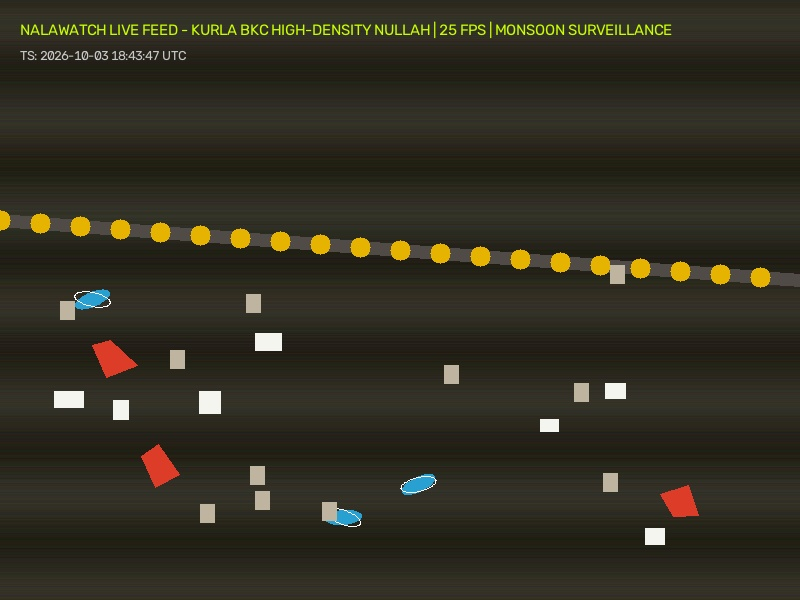
#> input picture backend/sample_feeds/kurla_bkc_culvert_cam.jpg, 800 x 600 px
$ python -i detector.py   (imports and definitions only)
#> lines starting #> are read from the running program, lines starting #| are printed output that depends on the picture; after the words box and inside, x2 and y2 are one past the last pixel; in counts of white or black regions, pixels touching at a corner belong together
import os
import json
import random
import math
import cv2
import numpy as np
from typing import Dict, Any, List, Optional
from app.config import settings

# Class definitions for plastic pollution monitoring
CLASSES = [
    "PLASTIC_BOTTLE",
    "PLASTIC_BAG",
    "OTHER_PLASTIC_WASTE",
    "STYROFOAM_FRAGMENT"
]

CLASS_COLORS = {
    "PLASTIC_BOTTLE": "#0284c7",       # Ocean Cyan
    "PLASTIC_BAG": "#f97316",          # Coral Orange
    "OTHER_PLASTIC_WASTE": "#0d9488",  # Marine Teal
    "STYROFOAM_FRAGMENT": "#eab308"    # Amber Yellow
}

UNIT_MASS_KG = {
    "PLASTIC_BOTTLE": 0.028,
    "PLASTIC_BAG": 0.007,
    "OTHER_PLASTIC_WASTE": 0.045,
    "STYROFOAM_FRAGMENT": 0.012
}

# COCO classes that map to aquatic plastic waste
COCO_PLASTIC_MAP = {
    39: ("PLASTIC_BOTTLE", 0.028),       # bottle
    41: ("OTHER_PLASTIC_WASTE", 0.018),  # cup
    45: ("OTHER_PLASTIC_WASTE", 0.025),  # bowl
    40: ("OTHER_PLASTIC_WASTE", 0.030),  # wine glass
    26: ("PLASTIC_BAG", 0.015),          # handbag
    24: ("PLASTIC_BAG", 0.035),          # backpack
    28: ("PLASTIC_BAG", 0.040),          # suitcase
    33: ("PLASTIC_BAG", 0.012),          # kite (floating thin plastics/tarps)
    29: ("OTHER_PLASTIC_WASTE", 0.030),  # frisbee (plastic lids/discs)
    32: ("OTHER_PLASTIC_WASTE", 0.025),  # sports ball (buoys/floats)
    71: ("OTHER_PLASTIC_WASTE", 0.080),  # sink (plastic basin/crates)
}

class RiverPlasticDetector:
    def __init__(self):
        self.yolo_model = None
        self.model_name = "YOLOv8m-Strong (Default)"
        self._init_strong_yolo()
#> (the call stopped at in _init_strong_yolo, `self.yolo_model = YOLO(model_path)`: ultralytics is not available in this run)
#> (the call stopped at in _init_strong_yolo, `self.yolo_model = YOLO(model_path)`: ultralytics is not available in this run)

    def _init_strong_yolo(self):
        """Loads strong YOLOv8m (Medium) model weights for high precision detection."""
        try:
            from ultralytics import YOLO
            weights_dir = os.path.join(os.path.dirname(__file__), "weights")
            os.makedirs(weights_dir, exist_ok=True)
            model_path = os.path.join(weights_dir, "yolov8m.pt")

            # Check weights directory, then root backend
            if not os.path.exists(model_path):
                alt_path = os.path.join(os.path.dirname(os.path.dirname(os.path.dirname(__file__))), "yolov8m.pt")
                if os.path.exists(alt_path):
                    model_path = alt_path

            self.yolo_model = YOLO(model_path)
            self.model_name = "YOLOv8m-Strong-v8.4 (Default)"
            print(f"[JalRakshak AI] Strong YOLOv8m model successfully loaded from {model_path}")
        except Exception as e:
            print(f"[JalRakshak AI] YOLOv8m initialization notice: {e}")

    # [36 lines left out: function extract_video_frame, not called in this run]

    def detect_plastic(
        self,
        image_path: str,
        confidence_threshold: float = 0.10,
        site_id: Optional[str] = None,
        model_type: str = "ground" # "ground" or "aerial"
    ) -> Dict[str, Any]:
        """
        Runs high-precision plastic detection.
        Uses Strong YOLOv8m inference with marine spectral verification to reject water waves,
        reflections, river mud, and spurious background objects.
        """
#> called with confidence_threshold = 0.1, model_type = 'ground'
        if not os.path.exists(image_path):
            raise FileNotFoundError(f"Image not found at {image_path}")

        img = cv2.imread(image_path)
#> img is the input picture: shape (600, 800, 3); mean B, G, R 33, 46.3, 49.4
        if img is None:
            raise ValueError(f"Failed to decode image from {image_path}")

        height, width, _ = img.shape
        boxes = []

        bottle_count = 0
        bag_count = 0
        other_count = 0
        styrofoam_count = 0
        conf_sum = 0.0

        # Step 1: Run Strong YOLOv8m Inference
        yolo_detected_boxes = []
        if self.yolo_model is not None:
            try:
                # Run YOLO with the specified threshold
                results = self.yolo_model.predict(
                    source=img,
                    conf=max(0.08, confidence_threshold - 0.02),
                    iou=0.45,
                    verbose=False
                )

                for r in results:
                    if r.boxes is not None:
                        for box in r.boxes:
                            cls_id = int(box.cls[0].item())
                            conf = float(box.conf[0].item())
                            xyxy = box.xyxy[0].tolist()

                            # Map COCO classes to plastic waste categories
                            if cls_id in COCO_PLASTIC_MAP:
                                mapped_cls, _ = COCO_PLASTIC_MAP[cls_id]
                                if conf >= confidence_threshold:
                                    yolo_detected_boxes.append({
                                        "box": [round(c, 1) for c in xyxy],
                                        "class_name": mapped_cls,
                                        "confidence": round(conf, 2),
                                        "color": CLASS_COLORS.get(mapped_cls, "#0284c7")
                                    })
            except Exception as e:
                print(f"[JalRakshak AI] YOLO inference exception: {e}")

        # Step 2: High-Precision Marine Debris Spectral Verification
        # Floating plastics (bright colors, white styrofoam, PET reflections) exhibit high color contrast
        # against background creek water. Water waves and mud have low color divergence and must be filtered out.
        hsv = cv2.cvtColor(img, cv2.COLOR_BGR2HSV)
#> hsv: shape (600, 800, 3); mean H, S, V 25.7, 81.6, 50.2

        # Estimate background water color in lower/central water zone
        sample_water_roi = hsv[int(height * 0.4):int(height * 0.9), int(width * 0.2):int(width * 0.8)]
#> sample_water_roi: shape (300, 480, 3); mean H, S, V 25.5, 80.7, 53.3
        mean_water = cv2.mean(sample_water_roi)[:3]
#> mean_water = (25.51, 80.69, 53.34)
        water_hue, water_sat, water_val = mean_water
#> water_hue = 25.51; water_sat = 80.69; water_val = 53.34

        # Contrast mask for plastic objects vs water
        gray = cv2.cvtColor(img, cv2.COLOR_BGR2GRAY)
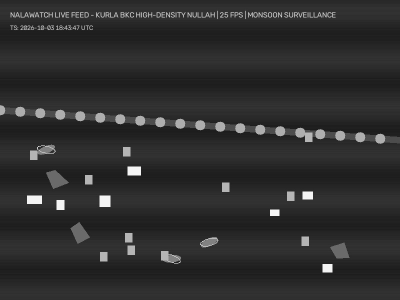
#> gray: shape (600, 800) (shown at 1/2 size); min 22, max 255, mean 45.7
        blurred = cv2.GaussianBlur(gray, (5, 5), 0)

        # Adaptive thresholding calibrated for floating debris
        thresh = cv2.adaptiveThreshold(
            blurred, 255, cv2.ADAPTIVE_THRESH_GAUSSIAN_C, cv2.THRESH_BINARY_INV, 25, 4
        )
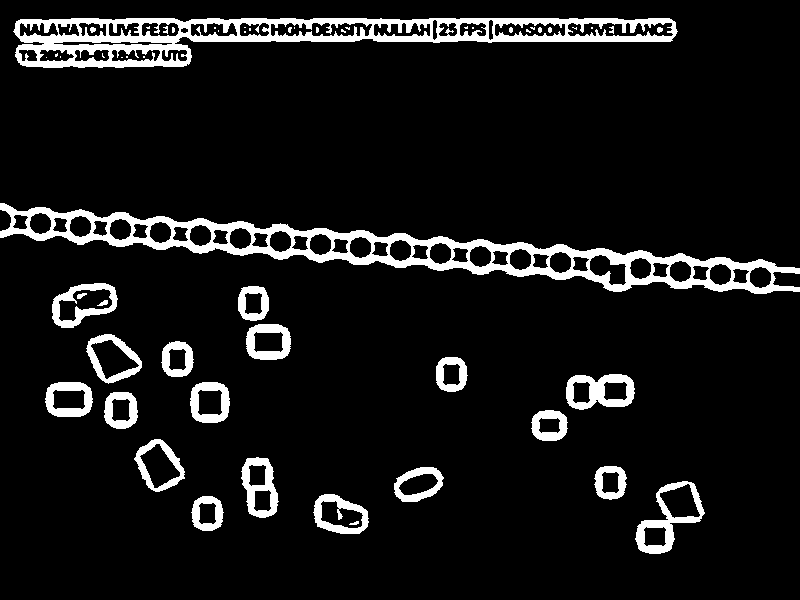
#> thresh: shape (600, 800); 8.9% white; 55 white regions (25 under 20 px)
        contours, _ = cv2.findContours(thresh, cv2.RETR_EXTERNAL, cv2.CHAIN_APPROX_SIMPLE)
#> contours = 20 contours; largest, box (x1, y1, x2, y2) and area: (0, 203, 800, 294) 22727, (13, 18, 678, 68) 18860, (635, 481, 705, 554) 2583, (52, 283, 118, 328) 1984, (566, 374, 635, 410) 1930

        cv_candidates = []
        for c in contours:
            area = cv2.contourArea(c)
            min_area = (width * height) * 0.0004
            max_area = (width * height) * 0.06
            if min_area < area < max_area:
                x, y, w, h = cv2.boundingRect(c)
                ar = float(w) / h if h > 0 else 0

                # Strict rejection of wave ripples: ripples have very long aspect ratios (ar > 4.5 or ar < 0.2)
                if ar > 4.5 or ar < 0.2:
                    continue

                # Sample contour color
                roi_hsv = hsv[y:y+h, x:x+w]
                if roi_hsv.size == 0:
                    continue
                roi_mean = cv2.mean(roi_hsv)[:3]
                c_hue, c_sat, c_val = roi_mean

                # Filter out pure water waves & muddy water:
                # Mud/waves have low saturation and match water hue closely
                hue_diff = abs(c_hue - water_hue)
                sat_diff = abs(c_sat - water_sat)
                val_diff = abs(c_val - water_val)

                # Styrofoam fragment: very bright (val > 185) with low saturation (< 55)
                is_styrofoam = (c_val > 185 and c_sat < 60 and val_diff > 35)

                # Plastic bag / colorful wrapper: high saturation (> 70) and distinct hue
                is_colorful_plastic = (c_sat > 75 and (sat_diff > 30 or hue_diff > 25))

                # Rigid plastic bottle / container: distinct specular contrast
                is_bottle_candidate = (val_diff > 45 and (ar > 1.6 or ar < 0.6) and area > min_area * 1.5)

                if is_styrofoam or is_colorful_plastic or is_bottle_candidate:
                    # Calculate marine confidence based on contrast saliency
                    contrast_score = min(0.95, (val_diff / 100.0) * 0.4 + (sat_diff / 100.0) * 0.3 + 0.35)
                    if contrast_score >= confidence_threshold:
                        if is_styrofoam:
                            cls = "STYROFOAM_FRAGMENT"
                        elif is_colorful_plastic:
                            cls = "PLASTIC_BAG"
                        elif is_bottle_candidate:
                            cls = "PLASTIC_BOTTLE"
                        else:
                            cls = "OTHER_PLASTIC_WASTE"

                        cv_candidates.append({
                            "box": [float(x), float(y), float(x + w), float(y + h)],
                            "class_name": cls,
                            "confidence": round(contrast_score, 2),
                            "color": CLASS_COLORS[cls],
                            "area": area
                        })
#> this loop made 20 passes
#> (area, x, y, w, h, ar, c_hue, c_sat) on passes 7, 15: (1707.5, 134, 439, 51, 53, 0.962, 16.36, 130.8), (1797, 86, 334, 56, 50, 1.12, 15.42, 132.3)
#> roi_hsv: shape (45, 66, 3); mean H, S, V 37.9, 85.7, 88.3
#> after the loop, cv_candidates = 2 items

        # Combine YOLO detections with verified spectral marine debris
        # Deduplicate overlapping boxes using IoU
        all_candidates = yolo_detected_boxes + [
            {k: v for k, v in item.items() if k != "area"}
            for item in sorted(cv_candidates, key=lambda x: x["area"], reverse=True)[:20]
        ]
#> all_candidates = 2 items

        def iou(boxA, boxB):
            xA = max(boxA[0], boxB[0])
            yA = max(boxA[1], boxB[1])
            xB = min(boxA[2], boxB[2])
            yB = min(boxA[3], boxB[3])
            interArea = max(0, xB - xA) * max(0, yB - yA)
            boxAArea = (boxA[2] - boxA[0]) * (boxA[3] - boxA[1])
            boxBArea = (boxB[2] - boxB[0]) * (boxB[3] - boxB[1])
            denom = float(boxAArea + boxBArea - interArea)
            return interArea / denom if denom > 0 else 0

        final_boxes = []
        for cand in all_candidates:
            b = cand["box"]
            # Reject if already covered by higher priority YOLO box
            is_dup = False
            for existing in final_boxes:
                if iou(b, existing["box"]) > 0.40:
                    is_dup = True
                    break
            if not is_dup:
                final_boxes.append(cand)
#> this loop made 2 passes
#> b on pass 1: [86, 334, 142, 384]
#> after the loop, final_boxes = 2 items

        # Assemble final result boxes and counts
        for item in final_boxes:
            bx = item["box"]
            cls = item["class_name"]
            conf = item["confidence"]
            conf_sum += conf

            if cls == "PLASTIC_BOTTLE": bottle_count += 1
            elif cls == "PLASTIC_BAG": bag_count += 1
            elif cls == "STYROFOAM_FRAGMENT": styrofoam_count += 1
            else: other_count += 1

            boxes.append({
                "box": bx,
                "box_normalized": [
                    round(bx[0] / width, 4),
                    round(bx[1] / height, 4),
                    round(bx[2] / width, 4),
                    round(bx[3] / height, 4)
                ],
                "class_name": cls,
                "confidence": conf,
                "color": CLASS_COLORS[cls]
            })
#> this loop made 2 passes
#> (bx, cls, conf, conf_sum, bag_count) on passes 1 to 2: ([86, 334, 142, 384], 'PLASTIC_BAG', 0.69, 0.69, 1), ([134, 439, 185, 492], 'PLASTIC_BAG', 0.69, 1.38, 2)
#> after the loop, bag_count = 2; bottle_count = 0; boxes = 2 items; conf_sum = 1.38; other_count = 0; styrofoam_count = 0

        total_detected = len(boxes)
#> total_detected = 2
        avg_confidence = round(conf_sum / max(1, total_detected), 2) if total_detected > 0 else 0.0
#> avg_confidence = 0.69

        # Estimate surface mass
        estimated_mass = (
            bottle_count * UNIT_MASS_KG["PLASTIC_BOTTLE"] +
            bag_count * UNIT_MASS_KG["PLASTIC_BAG"] +
            other_count * UNIT_MASS_KG["OTHER_PLASTIC_WASTE"] +
            styrofoam_count * UNIT_MASS_KG["STYROFOAM_FRAGMENT"]
        )
#> estimated_mass = 0.014
        estimated_mass = round(estimated_mass, 3)

        estimated_fov_m2 = 25.0
        density_index = round(total_detected / estimated_fov_m2, 2)
#> density_index = 0.08

        # Honest accumulation category - no fake numbers
        if total_detected >= 20 or density_index >= 0.8:
            accumulation_category = "Critical Accumulation"
        elif total_detected >= 10 or density_index >= 0.4:
            accumulation_category = "High Accumulation"
        elif total_detected >= 3 or density_index >= 0.1:
            accumulation_category = "Moderate Accumulation"
        elif total_detected > 0:
            accumulation_category = "Low Accumulation / Trace Debris"
        else:
            accumulation_category = "Clean Stream / Zero Debris Detected"

        # Save annotated image preview
        annotated_path = self._save_annotated_image(img, boxes, image_path)

        model_version = "YOLOv8m-Strong (Default)" if model_type == "ground" else "YOLOv8m-ReWater-Aerial"

        return {
            "total_objects_detected": total_detected,
            "plastic_bottle_count": bottle_count,
            "plastic_bag_count": bag_count,
            "other_plastic_count": other_count,
            "styrofoam_count": styrofoam_count,
            "plastic_density_index": density_index,
            "estimated_surface_mass_kg": estimated_mass,
            "visual_accumulation_category": accumulation_category,
            "confidence_avg": avg_confidence,
            "bounding_boxes": boxes,
            "annotated_image_path": annotated_path,
            "model_version": model_version,
            "model_type": model_type
        }

    def _save_annotated_image(self, img_cv: np.ndarray, boxes: List[Dict], original_path: str) -> str:
        """Draws clean bounding boxes and tags on the image and saves annotated file."""
        annotated = img_cv.copy()

        for item in boxes:
            box = item["box"]
            x1, y1, x2, y2 = map(int, box)
            cls_name = item["class_name"]
            conf = item["confidence"]
            hex_color = item.get("color", "#0284c7")

            # Convert hex to BGR
            h = hex_color.lstrip('#')
            r, g, b = tuple(int(h[i:i+2], 16) for i in (0, 2, 4))
            bgr_color = (b, g, r)

            cv2.rectangle(annotated, (x1, y1), (x2, y2), bgr_color, 2)

            label = f"{cls_name.replace('_', ' ')} {int(conf*100)}%"
            (label_w, label_h), baseline = cv2.getTextSize(label, cv2.FONT_HERSHEY_SIMPLEX, 0.45, 1)
            cv2.rectangle(annotated, (x1, max(0, y1 - label_h - 6)), (x1 + label_w + 6, max(0, y1)), bgr_color, -1)
            cv2.putText(annotated, label, (x1 + 3, max(0, y1 - 4)), cv2.FONT_HERSHEY_SIMPLEX, 0.45, (255, 255, 255), 1, cv2.LINE_AA)
#> this loop made 2 passes
#> (x1, y1, x2, y2, cls_name, conf, hex_color, h) on passes 1 to 2: (86, 334, 142, 384, 'PLASTIC_BAG', 0.69, '#f97316', 'f97316'), (134, 439, 185, 492, 'PLASTIC_BAG', 0.69, '#f97316', 'f97316')
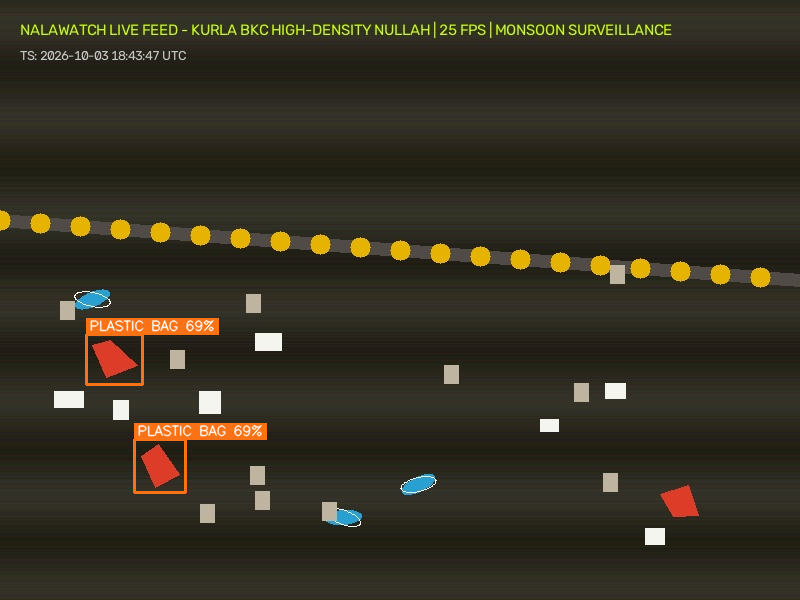
#> annotated: shape (600, 800, 3); 1.16% of pixels changed, all inside (x1, y1, x2, y2) = (85, 318, 267, 494)

        dir_name = os.path.dirname(original_path)
        base_name = os.path.basename(original_path)
        annotated_filename = f"annotated_{base_name}"
        annotated_path = os.path.join(dir_name, annotated_filename)
        cv2.imwrite(annotated_path, annotated)
        return annotated_path

# Global detector instance
detector = RiverPlasticDetector()

>>> result = RiverPlasticDetector().detect_plastic('../../sample_feeds/kurla_bkc_culvert_cam.jpg')
#> result = 13 items

$ run again, on backend/sample_feeds/malad_marve_drone_survey.jpg
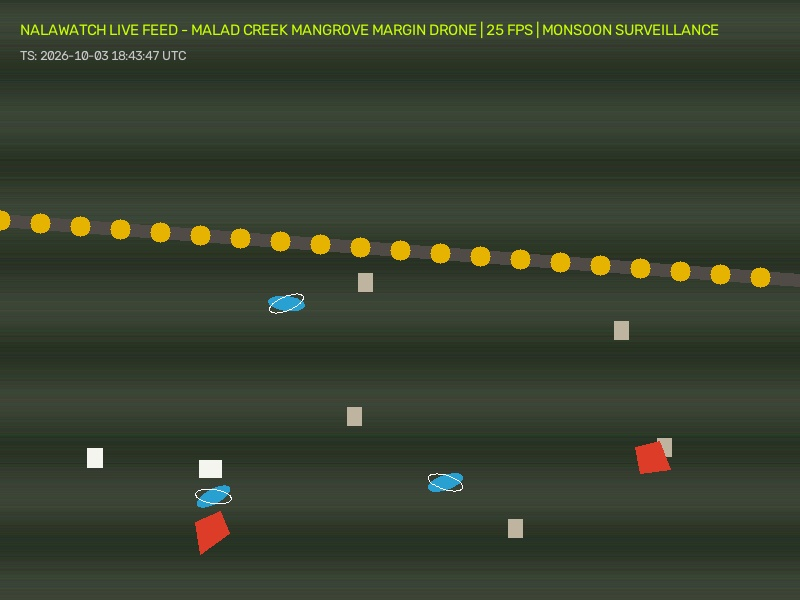
#> input picture backend/sample_feeds/malad_marve_drone_survey.jpg, 800 x 600 px
#> in detect_plastic, img is the input picture: shape (600, 800, 3); mean B, G, R 46.3, 64.1, 55.4
#> hsv: shape (600, 800, 3); mean H, S, V 49.1, 68.4, 65.5
#> sample_water_roi: shape (300, 480, 3); mean H, S, V 48.5, 69.6, 67.4
#> mean_water = (48.46, 69.59, 67.42)
#> water_hue = 48.46; water_sat = 69.59; water_val = 67.42
#> in detect_plastic, `thresh = cv2.adaptiveThreshold( blurred, 255, cv2.ADAPTIVE_THRESH_GAUS..`:
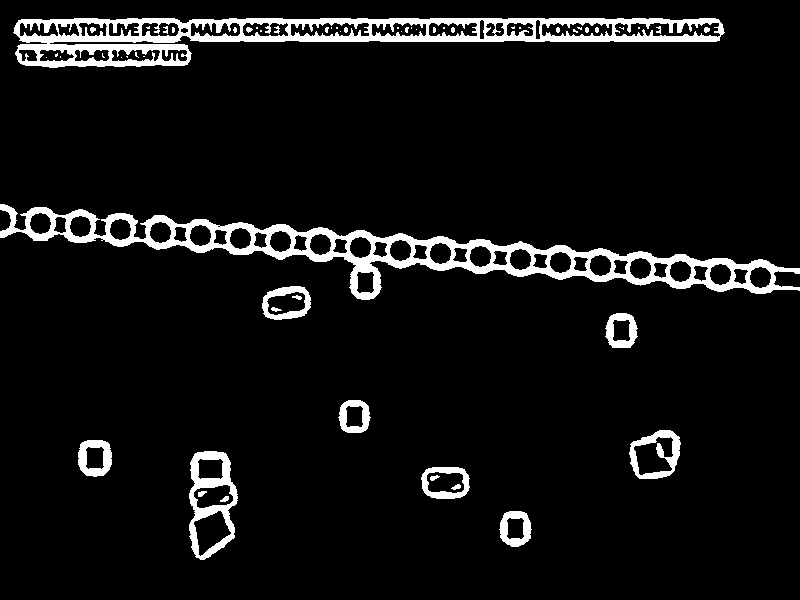
#> thresh: shape (600, 800); 7.1% white; 57 white regions (30 under 20 px)
#> contours = 10 contours; largest, box (x1, y1, x2, y2) and area: (0, 204, 800, 300) 21906, (13, 18, 725, 68) 19374, (189, 451, 238, 560) 4000, (629, 430, 681, 479) 1915, (262, 286, 311, 320) 1295
#> the loop in detect_plastic, `for c in contours:` made 10 passes
#> (area, x, y, w, h, ar, c_hue, c_sat) on passes 3, 5: (4000.5, 189, 451, 49, 109, 0.45, 44.69, 95.6), (1915, 629, 430, 52, 49, 1.06, 30.52, 115)
#> after the loop in detect_plastic, `for c in contours:`: cv_candidates = 2 items
#> the loop in detect_plastic, `for cand in all_candidates:` made 2 passes
#> the loop in detect_plastic, `for item in final_boxes:` made 2 passes
#> (bx, cls, conf, conf_sum, bottle_count) on pass 1: ([189, 451, 238, 560], 'PLASTIC_BOTTLE', 0.61, 0.61, 1)
#> after the loop in detect_plastic, `for item in final_boxes:`: bag_count = 1; boxes = 2 items; conf_sum = 1.3; other_count = 0
#> total_detected = 2
#> avg_confidence = 0.65
#> estimated_mass = 0.035
#> density_index = 0.08
#> the loop in _save_annotated_image, `for item in boxes:` made 2 passes
#> (x1, y1, x2, y2, cls_name, conf, hex_color, h) on passes 1 to 2: (189, 451, 238, 560, 'PLASTIC_BOTTLE', 0.61, '#0284c7', '0284c7'), (629, 430, 681, 479, 'PLASTIC_BAG', 0.69, '#f97316', 'f97316')
#> after the loop in _save_annotated_image, `for item in boxes:`:
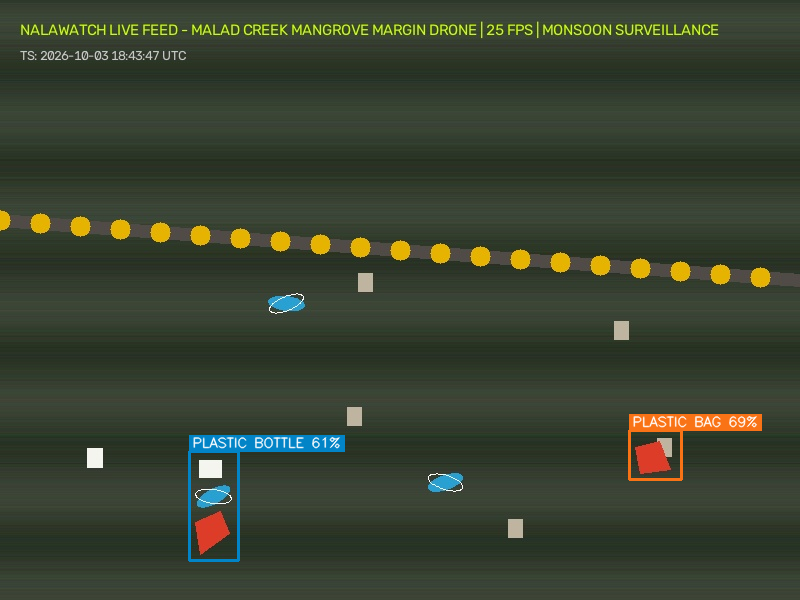
#> annotated: shape (600, 800, 3); 1.3% of pixels changed, all inside (x1, y1, x2, y2) = (188, 414, 762, 562)
#> result = 13 items
